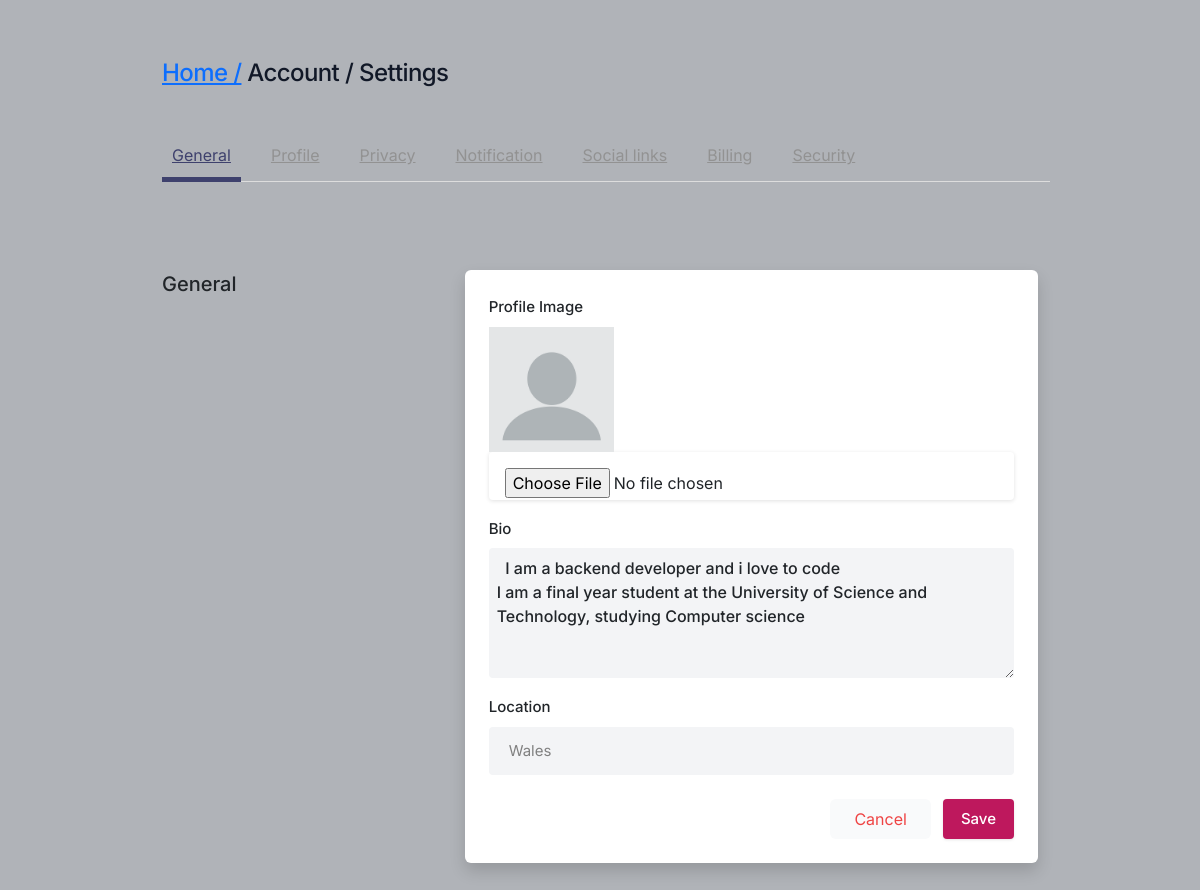
Screenshot of /settings (signed in) with the database file from the repository.
### MySpace_app/models.py (models this page shows, shortened)
class Profile(models.Model):
    user = models.ForeignKey(User, on_delete=models.CASCADE)
    id_user = models.IntegerField()
    profileImage = models.ImageField(upload_to='profile_images', default='blank-profile-picture.png')
    bio = models.TextField(blank=True)
    location = models.CharField(max_length=100, blank=True)

### MySpace_app/views.py (the view, shortened to what this page needs)
# urls.py: path('settings', views.settings, name='settings'),
@login_required(login_url='signin')
def settings(request):
    userProfile = Profile.objects.get(user=request.user)
    context = {
        'userProfile': userProfile
    }
    return render(request, 'my_space/setting.html', context)

### templates/my_space/setting.html (shortened to what this page needs)
{% load static %}
<!DOCTYPE html>
<html lang="en">
<head>
    <link rel="stylesheet" href="{% static 'assets/css/icons.css' %}">
    <link rel="stylesheet" href="{% static 'assets/css/uikit.css' %}">
    <link rel="stylesheet" href="{% static 'assets/css/style.css' %}">
    <link rel="stylesheet" href="{% static 'assets/css/tailwind.css' %}">
    <link rel="stylesheet" href="https://cdn.jsdelivr.net/npm/bootstrap@5.3.0-alpha1/dist/css/bootstrap.min.css">
</head>
<body>
        <div class="container m-auto">
            <h1 class="text-2xl leading-none text-gray-900 tracking-tight mt-3">
                <a href="{% url 'index' %}">Home /</a>
                 Account / Settings
            </h1>
            <ul class="mt-5 -mr-3 flex-nowrap lg:overflow-hidden overflow-x-scroll uk-tab">
                <li class="uk-active"><a href="#">General</a></li>
                <li><a href="#">Profile</a></li>
                <li><a href="#">Privacy</a></li>
                <li><a href="#">Notification</a></li>
                <li><a href="#">Social links</a></li>
                <li><a href="#">Billing</a></li>
                <li><a href="#">Security</a></li>
            </ul>
            <br>
            <div class="grid lg:grid-cols-3 mt-12 gap-8">
                <div>
                    <h3 class="text-xl mb-2"> General</h3>
                </div>
                <div class="bg-white rounded-md lg:shadow-lg shadow col-span-2">
                    <form action="settings" method="post">
                        <div class="grid grid-cols-2 gap-3 lg:p-6 p-4">
                            <div class="col-span-2">
                                <label for="profileImg"> Profile Image</label>
                                <img src="{{userProfile.profileImage.url}}" alt="profile_img" width="125" height="125">
                                <input class="p-3" type="file" name="profileImg">
                            </div>
                            <div class="col-span-2">
                                <label for="bio">Bio</label>
                                <textarea id="about" name="bio" rows="3"  class="shadow-none bg-gray-100 p-2"> {{userProfile.bio}} </textarea>
                            </div>
                            <div class="col-span-2">
                                <label for="location"> Location</label>
                                <input type="text" name="location" value="{{userProfile.location}}" class="shadow-none bg-gray-100">
                            </div>
                        </div>
                        <div class="bg-gray-10 p-6 pt-0 flex justify-end space-x-3">
                            <a href="{% url 'index' %}"><button class="p-2 px-4 rounded bg-gray-50 text-red-500" > Cancel </button></a>
                            <button type="submit" class="button bg-blue-700"> Save </button>
                        </div>
                    </form>
                </div>
                <br>
            </div>
        </div>
</body>
</html>

### static/assets/css/style.css (style rules this page uses)
body { background-color: #B0B3B8!important; }
button { vertical-align: middle; }
span.button, button.button { background-color: #be185d; top: 0; color: #fff; position: relative; padding: 8px 18px; line-height: 22px; position: relative; font-weight: 500; font-size: 15px; display: inline-block; -webkit-transition: all 0.2s ease-in-out; transition: all 0.2s ease-in-out; cursor: pointer; overflow: hidden; border: none; border-radius: 4px; -webkit-box-shadow: 0 1px 3px rgba(0, 0, 0, 0.1); box-shadow: 0 1px 3px rgba(0, 0, 0, 0.1); }
input { height: 48px; line-height: 48px; padding: 0 20px; outline: none; font-size: 15px; color: #808080; max-width: 100%; width: 100%; -webkit-box-sizing: border-box; box-sizing: border-box; display: block; font-weight: 400; opacity: 1; border-radius: 4px; border: none; -webkit-box-shadow: 0 1px 4px 0px rgba(0, 0, 0, 0.12); box-shadow: 0 1px 4px 0px rgba(0, 0, 0, 0.12); }
input[type="text"], input[type="password"], input[type="email"], input[type="number"] { height: 48px; line-height: 48px; padding: 0 20px; outline: none; font-size: 15px; color: #808080; max-width: 100%; width: 100%; -webkit-box-sizing: border-box; box-sizing: border-box; display: block; font-weight: 400; opacity: 1; border-radius: 4px; border: none; -webkit-box-shadow: 0 1px 4px 0px rgba(0, 0, 0, 0.12); box-shadow: 0 1px 4px 0px rgba(0, 0, 0, 0.12); }
textarea { height: 48px; line-height: 48px; padding: 0 20px; outline: none; font-size: 15px; color: #808080; margin: 0 0 16px 0; max-width: 100%; width: 100%; -webkit-box-sizing: border-box; box-sizing: border-box; display: block; background-color: #fff; font-weight: 500; opacity: 1; border-radius: 4px; border: none; -webkit-box-shadow: 0 1px 4px 0px rgba(0, 0, 0, 0.12); box-shadow: 0 1px 4px 0px rgba(0, 0, 0, 0.12); }
input { -webkit-transition: all 0.1s ease-in-out; transition: all 0.1s ease-in-out; }
::placeholder { color: #808080; opacity: 1; }
textarea { height: auto; line-height: 27px; padding: 20px; min-height: 130px; -webkit-transition: none !important; transition: none !important; min-width: 100%; }
label, legend { display: block; font-weight: bold; font-size: 15px; font-weight: 500; margin-bottom: 8px; }
button { border: none; margin: 0; padding: 0; width: auto; overflow: visible; background: transparent; color: inherit; font: inherit; line-height: normal; cursor: pointer; }
a { color: #be185d; -webkit-transition: 0.3s; transition: 0.3s; outline: none !important; }
button { outline: none !important; }
img { max-width: 100%; }
body { color: #666; font-size: 15px; line-height: 27px; background-color: #f0f2f5; font-family: "Inter", sans-serif; text-transform: none; }
h1, h2, h3, h4, h5, h6 { font-family: "Inter", sans-serif; text-transform: none; }
input[type="text"], input[type="password"], input[type="email"] { font-family: "Inter", sans-serif; text-transform: none; }
textarea, select { font-family: "Inter", sans-serif; text-transform: none; }
button, body .pac-container { font-family: "Inter", sans-serif; text-transform: none; }
h1, h2, h3, h4, h5, h6 { color: #333; font-weight: 500; margin: 0; padding: 0; }
h1 { font-size: 32px; }
h3 { font-size: 22px; }
@media (min-width: 1024px) { .container { max-width: 900px !important; padding-top: 45px; } }
.shadow-none { -webkit-box-shadow: none !important; box-shadow: none !important; }

### rows the page displays
Profile: profileImage (placeholder picture), bio "I am a backend developer and i love to code I am a final year student at the University of Science and Technology, studying Computer science", location "Wales"
